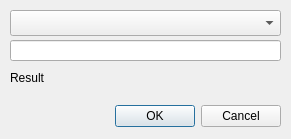
<?xml version="1.0" encoding="UTF-8"?>
<ui version="4.0">
 <class>dlgCase</class>
 <widget class="QDialog" name="dlgCase">
  <property name="geometry">
   <rect>
    <x>0</x>
    <y>0</y>
    <width>291</width>
    <height>139</height>
   </rect>
  </property>
  <property name="windowTitle">
   <string>Case Converter</string>
  </property>
  <widget class="QDialogButtonBox" name="buttonBox">
   <property name="geometry">
    <rect>
     <x>70</x>
     <y>100</y>
     <width>211</width>
     <height>32</height>
    </rect>
   </property>
   <property name="orientation">
    <enum>Qt::Horizontal</enum>
   </property>
   <property name="standardButtons">
    <set>QDialogButtonBox::Cancel|QDialogButtonBox::Ok</set>
   </property>
  </widget>
  <widget class="QComboBox" name="cbOptions">
   <property name="geometry">
    <rect>
     <x>10</x>
     <y>10</y>
     <width>271</width>
     <height>26</height>
    </rect>
   </property>
  </widget>
  <widget class="QLineEdit" name="txtInput">
   <property name="geometry">
    <rect>
     <x>10</x>
     <y>40</y>
     <width>271</width>
     <height>21</height>
    </rect>
   </property>
  </widget>
  <widget class="QLabel" name="lblResult">
   <property name="geometry">
    <rect>
     <x>10</x>
     <y>70</y>
     <width>271</width>
     <height>16</height>
    </rect>
   </property>
   <property name="text">
    <string>Result</string>
   </property>
  </widget>
 </widget>
 <resources/>
 <connections>
  <connection>
   <sender>buttonBox</sender>
   <signal>accepted()</signal>
   <receiver>dlgCase</receiver>
   <slot>accept()</slot>
   <hints>
    <hint type="sourcelabel">
     <x>248</x>
     <y>254</y>
    </hint>
    <hint type="destinationlabel">
     <x>157</x>
     <y>274</y>
    </hint>
   </hints>
  </connection>
  <connection>
   <sender>buttonBox</sender>
   <signal>rejected()</signal>
   <receiver>dlgCase</receiver>
   <slot>reject()</slot>
   <hints>
    <hint type="sourcelabel">
     <x>316</x>
     <y>260</y>
    </hint>
    <hint type="destinationlabel">
     <x>286</x>
     <y>274</y>
    </hint>
   </hints>
  </connection>
 </connections>
</ui>
